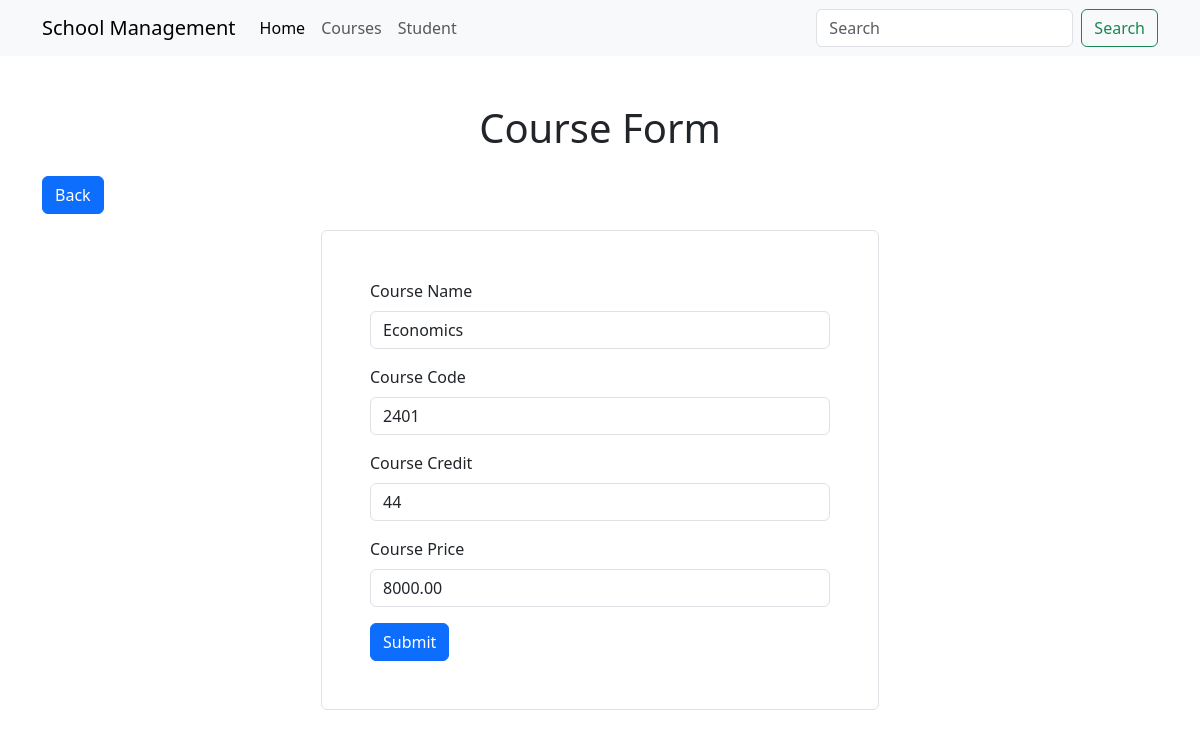
The page /course/edit/9/ on the database as committed earlier.
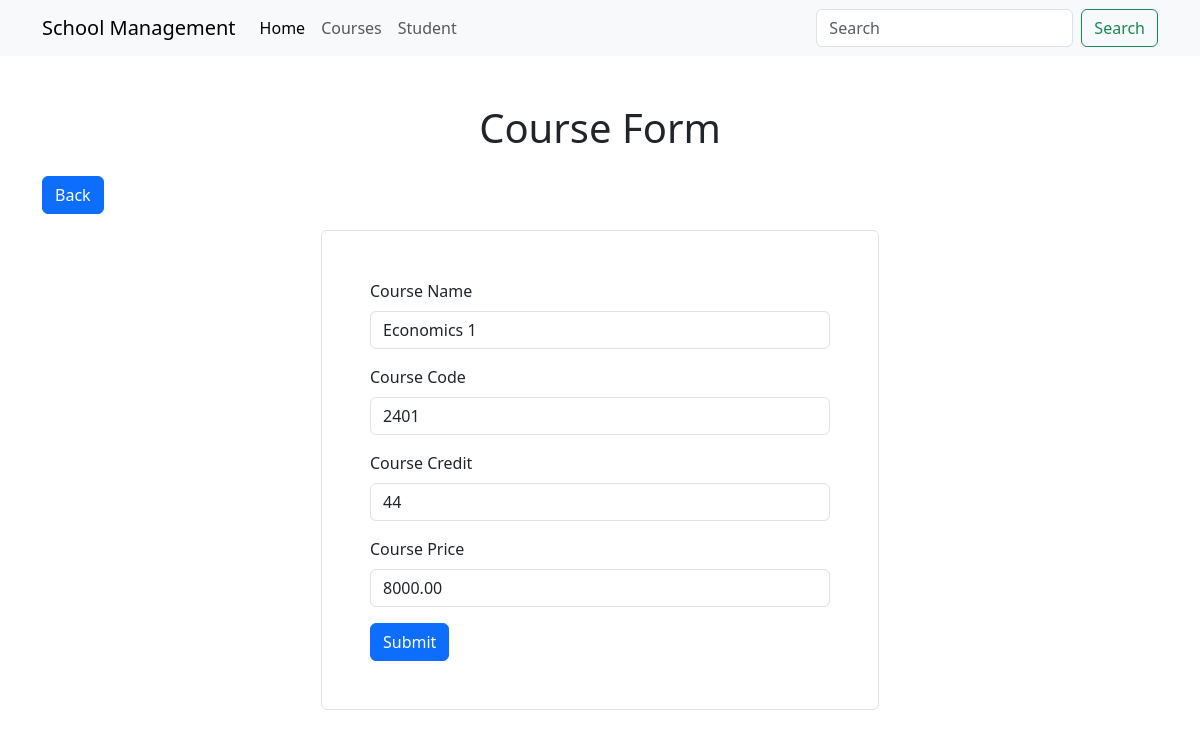
The same page on the database as committed later.
### course/models.py (models this page shows, shortened)
class Course(models.Model):
    name = models.CharField(max_length=100)
    course_code = models.CharField(max_length=10)
    credit = models.IntegerField()
    price = models.DecimalField(max_digits=10, decimal_places=2)
    is_active = models.BooleanField(default=True)

### course/views.py (the view, shortened to what this page needs)
# urls.py: path('course/edit/<int:course_id>/', views.course_edit, name='course_edit'),
def course_edit(request, course_id):
    course = Course.objects.get(id=course_id)
    return render(request, 'course/edit.html', {'course': course})

### course/templates/course/edit.html (shortened to what this page needs)
{% extends 'base.html' %}
{% block content %}
    <h1 class="text-center">Course Form</h1>
    <a href="{% url 'course_index' %}" class="btn btn-primary my-3">Back</a>
    <form method="POST" action="{% url 'course_edit' course.id %}" class="border p-5 rounded w-50 mx-auto">
        <div class="mb-3">
            <label for="name" class="form-label">Course Name</label>
            <input
                type="text"
                name="name"
                class="form-control"
                id="name"
                value="{{ course.name }}"
                required
            />
        </div>
        <div class="mb-3">
            <label for="course_code" class="form-label">Course Code</label>
            <input
                type="text"
                name="course_code"
                class="form-control"
                id="course_code"
                value="{{ course.course_code }}"
                required
            />
        </div>
        <div class="mb-3">
            <label for="credit" class="form-label">Course Credit</label>
            <input
                type="text"
                name="credit"
                class="form-control"
                id="credit"
                value="{{ course.credit }}"
                required
            />
        </div>
        <div class="mb-3">
            <label for="credit" class="form-label">Course Price</label>
            <input
                type="text"
                name="price"
                class="form-control"
                id="price"
                value="{{ course.price }}"
                required
            />
        </div>
        <button type="submit" class="btn btn-primary">Submit</button>
    </form>
{% endblock content %}

Rows that differ between the two databases and show on the page:
changed Course: name "Economics" → "Economics 1"
